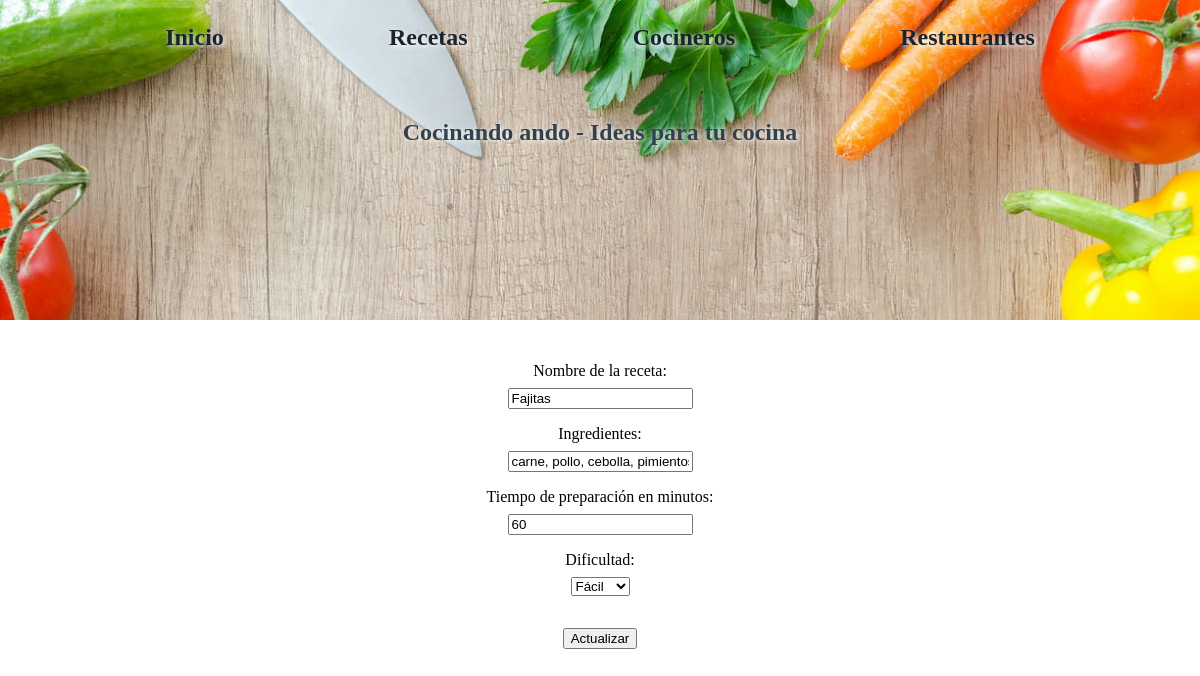
Before: /misitio/editar-receta/19 with the older database file.
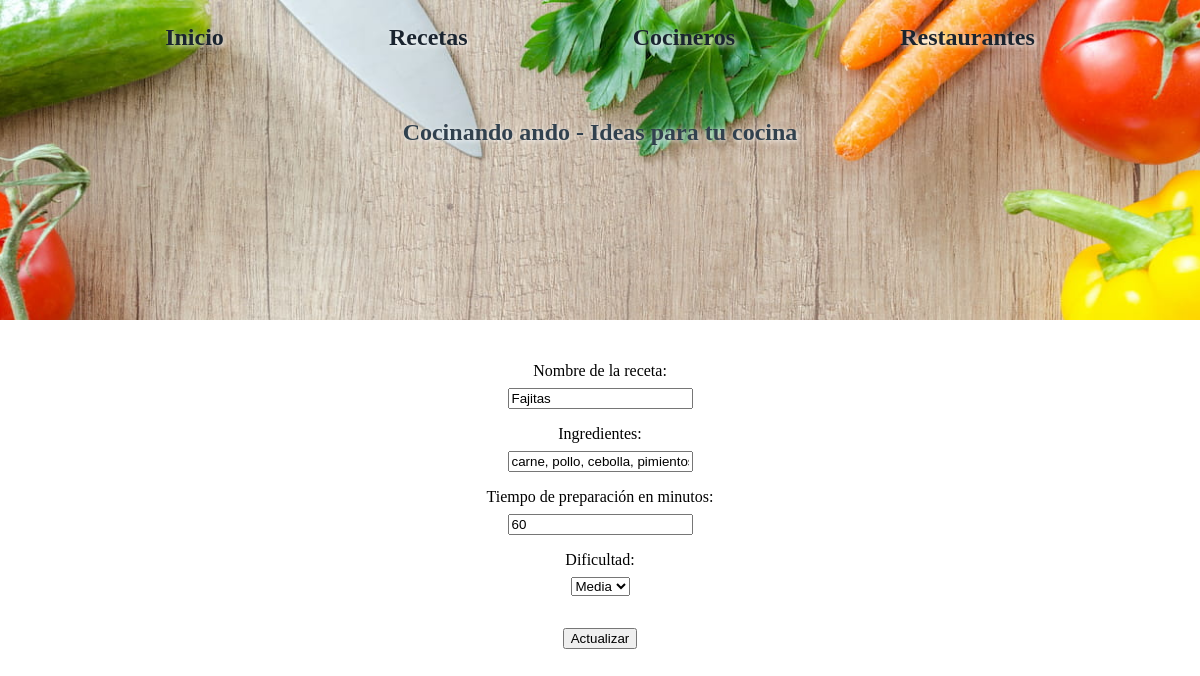
After: the same page with the newer database file.
### aplicacion/models.py (models this page shows, shortened)
class Receta(models.Model):
    nombre = models.CharField(max_length=50)
    ingredientes = models.CharField(max_length=200)
    tiempo = models.IntegerField()
    dificultad = models.IntegerField()

### aplicacion/views.py (the view)
# urls.py: path("editar-receta/<int:id>", edit_receta, name="edit_receta"),
def edit_receta(request, id):
    receta = Receta.objects.get(id=id)
    if request.method == "POST":
        form = RecetaForm(request.POST)
        if form.is_valid():
            receta.nombre = form.cleaned_data["nombre"]
            receta.ingredientes = form.cleaned_data["ingredientes"]
            receta.tiempo = form.cleaned_data["tiempo"]
            receta.dificultad = form.cleaned_data["dificultad"]
            receta.save()
            return render(request, "aplicacion/confirmacion-guardado.html")
    else:
        form = RecetaForm(
            initial={
                "nombre": receta.nombre,
                "ingredientes": receta.ingredientes,
                "tiempo": receta.tiempo,
                "dificultad": receta.dificultad,
            }
        )
    ctx = {"recetas": Receta.objects.all(), "form": form}
    return render(request, "aplicacion/editar.html", ctx)

### aplicacion/forms.py
class RecetaForm(forms.Form):
    nombre = forms.CharField(label="Nombre de la receta", max_length=50, required=True)
    ingredientes = forms.CharField(label="Ingredientes", max_length=50, required=True)
    tiempo = forms.IntegerField(label="Tiempo de preparación en minutos", required=True)
    DIFICULTAD = (
        (1, "Fácil"),
        (2, "Media"),
        (3, "Difícil"),
    )
    dificultad = forms.ChoiceField(
        label="Dificultad", choices=DIFICULTAD, required=True
    )

### aplicacion/templates/aplicacion/editar.html (shortened to what this page needs)
{% extends "aplicacion/index.html" %}
{% block content %}
<form action="" method="POST" class="input-form">
  {{ form }}
  <div class="inline">
    <button type="submit">Actualizar</button>
  </div>
</form>
{% endblock %}

Changed rows visible on the page:
changed Receta "Fajitas": dificultad "Fácil" → "Media"
